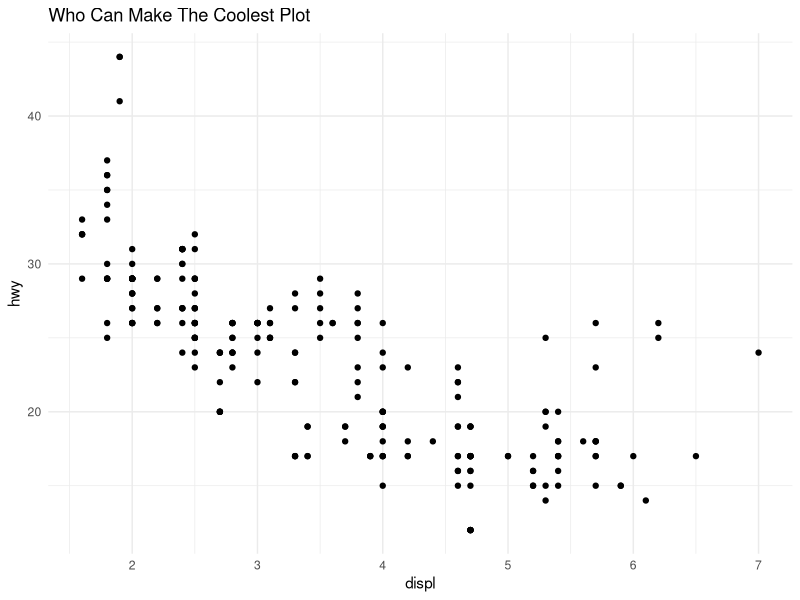

Here is the R script that generated this plot:
## ---- chunk 1
Ingefaer <- 'Saxe'
## ---- chunk 2
1+1
# Does this print 2? if so, you're in the Matrix
print("Does this print 2? if so, you're in the Matrix")

## ---- chunk 3
library("tidyverse")
## ---- chunk 4
numbers_to_ten <- c(1, 2, 3, 4, 5, 6, 7, 8, 9, 10)
numbers_to_ten %>% median() %>% print()

## ---- chunk 5
library(tidyverse)

## ---- chunk 6
mpg |> 
ggplot(mapping = aes(x = displ,
                     y = hwy))+
  geom_point()+
  labs(title = "Who Can Make The Coolest Plot")+
  theme_minimal()

